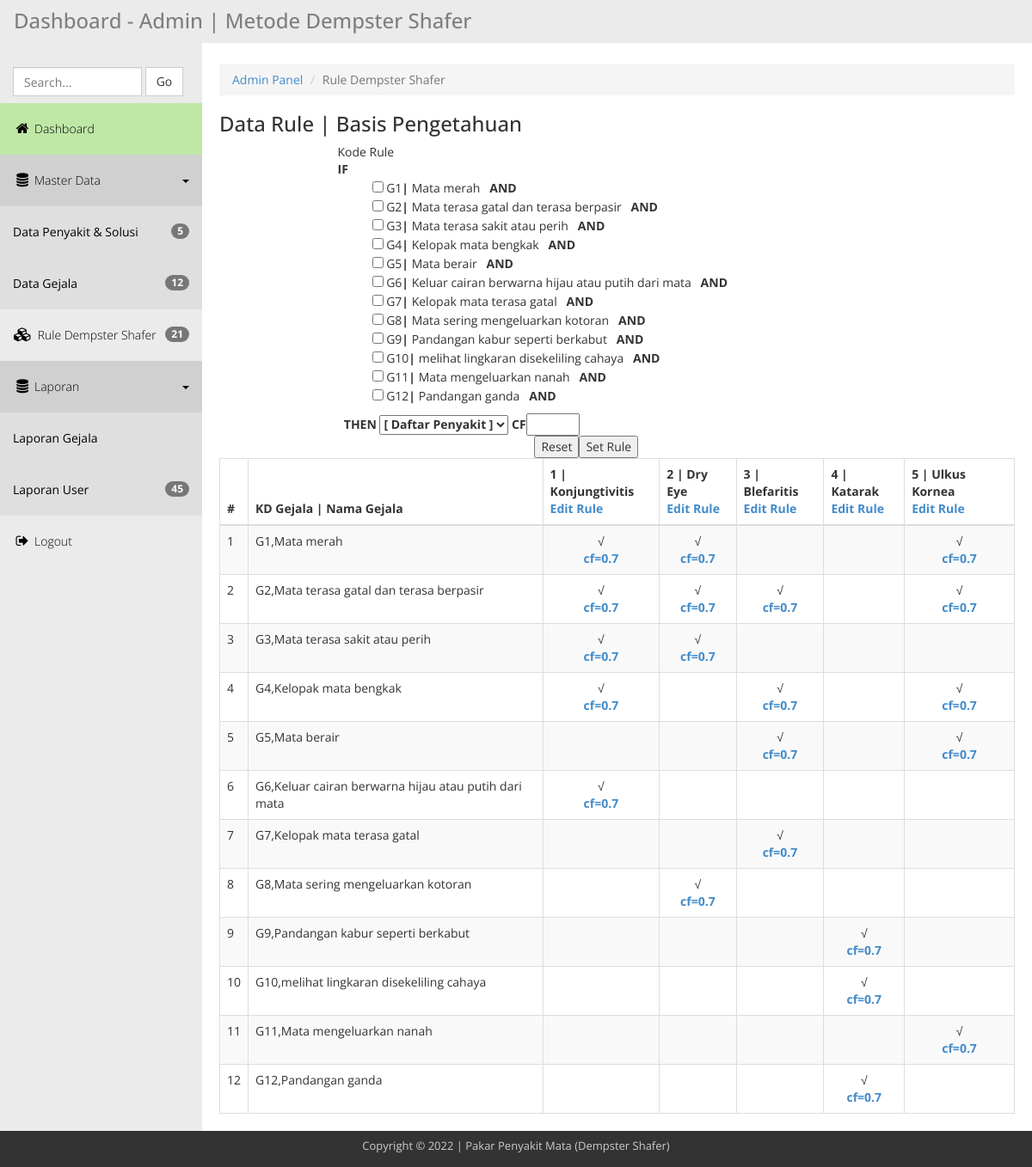
Screenshot of /admin-ds/basis_pengetahuan.php with the database file from the repository.
### tables this page shows
CREATE TABLE `tb_gejala` (
  `id` int(11) NOT NULL,
  `kdgejala` varchar(3) DEFAULT NULL,
  `gejala` text DEFAULT NULL
);

CREATE TABLE `tb_rules` (
  `id_problem` int(11) DEFAULT NULL,
  `id_evidence` int(11) DEFAULT NULL,
  `cf` float DEFAULT NULL
);

### admin-ds/basis_pengetahuan.php (the view, shortened to what this page needs)
<?php include"header.php"; ?>
<div class="templatemo-content-wrapper">
    <div class="templatemo-content">
        <ol class="breadcrumb">
            <li>
                <a href="index.php">Admin Panel</a>
            </li>
            <li class="active">Rule Dempster Shafer</li>
        </ol>
        <h1>Data Rule | Basis Pengetahuan</h1>
        <div class="row">
            <div class="col-md-12">
                <div class="table-responsive">
                    <div class="konten">
                        <form
                            id="form1"
                            name="form1"
                            method="post"
                            action="simpan_kaidah_produksi.php"
                            enctype="multipart/form-data">
                            <div>
                                <table
                                    class="tab"
                                    width="650"
                                    border="0"
                                    align="center"
                                    cellpadding="4"
                                    cellspacing="1"
                                    bordercolor="#F0F0F0"
                                    bgcolor="#CCCC99">
                                    <tr bgcolor="#FFFFFF">
                                        <td>Kode Rule</td>
                                        <td>&nbsp;</td>
                                    </tr>
                                    <tr bgcolor="#FFFFFF">
                                        <td colspan="2">
                                            <strong>IF</strong>
                                            <ul style="list-style:none;">
                                                <?php
	include "koneksi.php";
	$arrPenyakit=array(); $arrGejala=array();
	$query=mysqli_query($koneksi,"SELECT * FROM tb_gejala ORDER BY id ASC") or die("Query Error..!" .mysqli_error);
	while ($row=mysqli_fetch_array($query)){
		$arrGejala["$row[id]"]=$row['kdgejala'].",".$row['gejala'];
	?>
                                                <li><input
                                                    type="checkbox"
                                                    name="gejala[]"
                                                    id="gejala"
                                                    value="<?php echo $row['id'];?>">
                                                    <?php echo $row['kdgejala'] ."<strong>|&nbsp;</strong>".$row['gejala'];?>
                                                    <strong>&nbsp;&nbsp;AND</strong>
                                                </li>
                                                <?php } ?></ul>
                                            <strong>&nbsp;&nbsp;THEN
                                                <select name="TxtKdPenyakit" id="TxtKdPenyakit">
                                                    <option value="NULL">[ Daftar Penyakit ]</option>
                                                <?php
	$sqlp = "SELECT * FROM tb_penyakit ORDER BY id";
	$qryp = mysqli_query($koneksi,$sqlp)
		    or die ("SQL Error: ".mysqli_error($koneksi));
	while ($datap=mysqli_fetch_array($qryp)) {
		$arrPenyakit["$datap[id]"]=$datap['nama_penyakit'];
	}
  ?>
                                                </select>
                                                CF<input type="text" name="cf" size="5"></strong>
                                        </td>
                                    </tr>
                                    <tr bgcolor="#FFFFFF">
                                        <td>&nbsp;</td>
                                        <td><input type="reset" name="Submit2" value="Reset"/><input type="submit" name="Submit" value="Set Rule"/></td>
                                    </tr>
                                </table>
                            </div>
                        </form>
                        <table class="table table-striped table-hover table-bordered">
                            <thead>
                                <tr>
                                    <th >
                                        <strong>#</strong>
                                    </th>
                                    <th>
                                        <strong>KD Gejala | Nama Gejala</strong>
                                            </th>
                                    <?php $query_p=mysqli_query($koneksi,"SELECT id_problem FROM tb_rules GROUP BY id_problem");
	while($data_p=mysqli_fetch_array($query_p)){
	?>
                                    <th><?php $idp=$data_p['id_problem']; echo "$idp | "; print_r($arrPenyakit["$idp"]); ?><br>
                                        <a href="edit_rule_base.php?kdpenyakit=<?php echo $data_p['id_problem'];?>">Edit Rule</a>
                                    </th><?php }?>
                                </tr>
                            </thead>
                            <?php
    $query=mysqli_query($koneksi,"SELECT * FROM tb_rules GROUP BY id_evidence ORDER BY id_evidence ASC ")or die(mysqli_error());
	while($row=mysqli_fetch_array($query)){
	?>
                            <tr>
                                <td valign="top"><?php echo $row['id_evidence'];?></td>
                                <td><?php $idG=$row['id_evidence']; print_r($arrGejala["$idG"]);?></td><?php $query_pb=mysqli_query($koneksi,"SELECT id_problem FROM tb_rules GROUP BY id_problem ");
	while($data_pb=mysqli_fetch_array($query_pb)){
	?>
                                <td><?php $kdpenyakit_B=$data_pb['id_problem'];
	$kdgejala_B=$row['id_evidence'];
	$query_CG=mysqli_query($koneksi,"SELECT * FROM tb_rules WHERE id_problem='$kdpenyakit_B' AND id_evidence='$kdgejala_B' ");
	while($data_GB=mysqli_fetch_array($query_CG)){ echo "<center>&#8730;</center>";
	echo "<center><strong><a title='Edit Nilai CF Pada Tiap Gejala' href='edit_cf.php?id_problem=$kdpenyakit_B&id_evidence=$kdgejala_B&cf=$data_GB[cf]'>cf=$data_GB[cf]</a></strong></center>"; }
	?></td><?php }?>
                            </tr>
                            <?php } ?>
                        </table>
                    </div>
                </div>
            </div>
        </div>
    </div>
</div>
<?php include"footer.php"; ?>

### admin-ds/css/templatemo_main.css (style rules this page uses)
* { font-family: 'Open Sans', sans-serif; }
body { background-color: rgb(235,235,235); }
h1 { font-size: 24px; }
.templatemo-content-wrapper { float: left; width: 100%; }
.templatemo-content { margin-left: 235px; margin-top: 0px; min-height: 600px; padding: 25px 20px 0 20px; background-color: white; overflow-x: hidden; }
.nav-pills>li>a, .nav-tabs>li>a, .alert, .progress, .panel, .btn, .panel-group .panel, .form-control, .modal-content, .breadcrumb { border-radius: 0; }

### rows the page displays
tb_gejala: kdgejala "G1", gejala "Mata merah"
tb_gejala: kdgejala "G2", gejala "Mata terasa gatal dan terasa berpasir"
tb_gejala: kdgejala "G3", gejala "Mata terasa sakit atau perih"
tb_gejala: kdgejala "G4", gejala "Kelopak mata bengkak"
tb_gejala: kdgejala "G5", gejala "Mata berair"
tb_gejala: kdgejala "G6", gejala "Keluar cairan berwarna hijau atau putih dari mata"
tb_gejala: kdgejala "G7", gejala "Kelopak mata terasa gatal"
tb_gejala: kdgejala "G8", gejala "Mata sering mengeluarkan kotoran"
tb_gejala: kdgejala "G9", gejala "Pandangan kabur seperti berkabut"
tb_gejala: kdgejala "G10", gejala "melihat lingkaran disekeliling cahaya"
tb_gejala: kdgejala "G11", gejala "Mata mengeluarkan nanah"
tb_gejala: kdgejala "G12", gejala "Pandangan ganda"
tb_rules: cf "0.7"
tb_rules: cf "0.7"
tb_rules: cf "0.7"
tb_rules: cf "0.7"
tb_rules: cf "0.7"
tb_rules: cf "0.7"
tb_rules: cf "0.7"
tb_rules: cf "0.7"
tb_rules: cf "0.7"
tb_rules: cf "0.7"
tb_rules: cf "0.7"
tb_rules: cf "0.7"
tb_rules: cf "0.7"
tb_rules: cf "0.7"
tb_rules: cf "0.7"
tb_rules: cf "0.7"
tb_rules: cf "0.7"
tb_rules: cf "0.7"
tb_rules: cf "0.7"
tb_rules: cf "0.7"
tb_rules: cf "0.7"

### other values shown
$numNP "5"
$numNP "12"
$numNR "21"
$numNP3 "45"
$idp "1"
$idp "2"
$idp "3"
$idp "4"
$idp "5"
$row['id_evidence'] "1"
$row['id_evidence'] "2"
$row['id_evidence'] "3"
$row['id_evidence'] "4"
$row['id_evidence'] "5"
$row['id_evidence'] "6"
